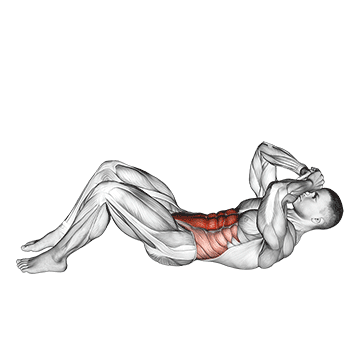
#> input picture input_gifs/0001.gif, 360 x 360 px; its folder holds only this picture in this run
$ python smart_filter.py
#> lines starting #> are read from the running program, lines starting #| are printed output that depends on the picture
"""
Workout GIF → Smooth Mannequin Transformer
============================================
Actually destroys the original pencil/sketch texture and replaces it
with smooth, clean mannequin-like surfaces.

The key techniques:
1. Heavy bilateral + median filtering to KILL line-art texture
2. Edge-preserving smoothing that keeps silhouette but removes hatching
3. Rebuild surface shading using smooth gradients
4. Muscle areas get a clean colored surface (not just hue-shifted)

Requirements:
    pip install opencv-python-headless numpy Pillow

Usage:
    1. Put source GIFs in input_gifs/
    2. python transform_mannequin.py
    3. Output in output_gifs/
"""

import os
import cv2
import numpy as np
from PIL import Image, ImageSequence

INPUT_DIR = "input_gifs"
OUTPUT_DIR = "output_gifs"
os.makedirs(OUTPUT_DIR, exist_ok=True)

# ─── STYLE CONFIG ────────────────────────────────────────────────────

# Muscle highlight color (RGB)
MUSCLE_COLOR_LIGHT = np.array([80, 230, 255])    # Bright cyan
MUSCLE_COLOR_DARK = np.array([20, 100, 130])     # Dark cyan shadow

# Body mannequin color (RGB) — clean matte grey
BODY_COLOR_LIGHT = np.array([210, 215, 220])     # Highlight
BODY_COLOR_MID = np.array([150, 155, 162])        # Midtone
BODY_COLOR_DARK = np.array([65, 70, 78])          # Shadow

# Background
BG_COLOR = np.array([245, 245, 248])              # Clean near-white
# For dark bg, use: np.array([25, 27, 32])

# Smoothing intensity (higher = smoother = more mannequin-like)
SMOOTH_PASSES = 4          # Number of bilateral filter passes
SMOOTH_D = 9               # Bilateral filter diameter
SMOOTH_SIGMA_COLOR = 95    # Color sensitivity
SMOOTH_SIGMA_SPACE = 95    # Spatial sensitivity
MEDIAN_K = 7               # Median filter kernel (kills fine lines)


def process_frame(frame_pil):
    img_rgb = np.array(frame_pil.convert("RGB"))
    h, w = img_rgb.shape[:2]
    img_bgr = img_rgb[:, :, ::-1].copy()
    hsv = cv2.cvtColor(img_bgr, cv2.COLOR_BGR2HSV)
    gray = cv2.cvtColor(img_bgr, cv2.COLOR_BGR2GRAY).astype(np.float32)

    # ═══════════════════════════════════════════════════════════════
    # STEP 1: Detect background and create soft figure alpha
    # ═══════════════════════════════════════════════════════════════
    margin = 8
    edge_samples = np.concatenate([
        gray[0:margin, :].flatten(),
        gray[h-margin:h, :].flatten(),
        gray[:, 0:margin].flatten(),
        gray[:, w-margin:w].flatten()
    ])
    bg_mean = np.mean(edge_samples)
    bg_std = max(np.std(edge_samples), 5)
    is_dark_bg = bg_mean < 100

    if is_dark_bg:
        figure_alpha = np.clip((gray - bg_mean - bg_std * 1.5) / 45.0, 0, 1)
    else:
        figure_alpha = np.clip((bg_mean - bg_std * 1.5 - gray) / 60.0, 0, 1)

    # ═══════════════════════════════════════════════════════════════
    # STEP 2: Detect muscle regions
    # ═══════════════════════════════════════════════════════════════
    hue = hsv[:, :, 0].astype(np.float32)
    sat = hsv[:, :, 1].astype(np.float32)
    val = hsv[:, :, 2].astype(np.float32)

    is_red1 = (hue <= 15) & (sat >= 50) & (val >= 50)
    is_red2 = (hue >= 158) & (sat >= 50) & (val >= 50)
    is_orange = (hue >= 5) & (hue <= 30) & (sat >= 60) & (val >= 60)
    muscle_mask = (is_red1 | is_red2 | is_orange).astype(np.uint8) * 255

    # Clean and smooth muscle mask
    k_morph = cv2.getStructuringElement(cv2.MORPH_ELLIPSE, (7, 7))
    muscle_mask = cv2.morphologyEx(muscle_mask, cv2.MORPH_CLOSE, k_morph, iterations=2)
    muscle_mask = cv2.morphologyEx(muscle_mask, cv2.MORPH_OPEN, k_morph, iterations=1)
    muscle_float = cv2.GaussianBlur(muscle_mask.astype(np.float32) / 255.0, (9, 9), 0)
    muscle_float = np.clip(muscle_float, 0, 1)

    # Include muscles in figure alpha
    figure_alpha = np.maximum(figure_alpha, muscle_float)
    figure_alpha = cv2.GaussianBlur(figure_alpha, (7, 7), 0)
    figure_alpha = np.clip(figure_alpha, 0, 1)

    # ═══════════════════════════════════════════════════════════════
    # STEP 3: KILL THE LINE-ART TEXTURE
    # ═══════════════════════════════════════════════════════════════
    # This is the critical step. We aggressively smooth the grayscale
    # to destroy pencil strokes, hatching, and line-art detail while
    # keeping the overall form/silhouette.

    smooth = gray.astype(np.uint8)

    # Median filter — excellent at removing thin lines while keeping edges
    smooth = cv2.medianBlur(smooth, MEDIAN_K)

    # Multiple bilateral filter passes — smooths surface while keeping silhouette
    for _ in range(SMOOTH_PASSES):
        smooth = cv2.bilateralFilter(smooth, SMOOTH_D, SMOOTH_SIGMA_COLOR, SMOOTH_SIGMA_SPACE)

    # One more median pass to catch any remaining fine texture
    smooth = cv2.medianBlur(smooth, 5)

    # Final light Gaussian to make it silky
    smooth = cv2.GaussianBlur(smooth, (5, 5), 0)

    smooth = smooth.astype(np.float32)

    # ═══════════════════════════════════════════════════════════════
    # STEP 4: Normalize the smoothed luminance into a clean 0-1 range
    # ═══════════════════════════════════════════════════════════════
    fg_pixels = smooth[figure_alpha > 0.3]
    if len(fg_pixels) > 100:
        p2 = np.percentile(fg_pixels, 3)
        p98 = np.percentile(fg_pixels, 97)
    else:
        p2, p98 = 30, 220

    if p98 - p2 < 15:
        p98 = p2 + 15

    t = np.clip((smooth - p2) / (p98 - p2), 0, 1)

    # For dark backgrounds, bright pixels in original = lit areas on figure
    # For light backgrounds, dark pixels = the drawn figure (invert)
    if not is_dark_bg:
        t = 1.0 - t

    # ═══════════════════════════════════════════════════════════════
    # STEP 5: Build the mannequin body surface
    # ═══════════════════════════════════════════════════════════════
    # Map the smooth normalized luminance to a 3-stop color ramp:
    # dark → mid → light, creating a clean mannequin material

    body = np.zeros((h, w, 3), dtype=np.float32)

    # Two-segment ramp: [0..0.5] = dark→mid, [0.5..1] = mid→light
    t_low = np.clip(t * 2.0, 0, 1)         # 0-0.5 mapped to 0-1
    t_high = np.clip(t * 2.0 - 1.0, 0, 1)  # 0.5-1 mapped to 0-1
    is_lower = (t <= 0.5)

    for c in range(3):
        dark_val = BODY_COLOR_DARK[c]
        mid_val = BODY_COLOR_MID[c]
        light_val = BODY_COLOR_LIGHT[c]

        lower_blend = dark_val + (mid_val - dark_val) * t_low
        upper_blend = mid_val + (light_val - mid_val) * t_high

        body[:, :, c] = np.where(is_lower, lower_blend, upper_blend)

    # ═══════════════════════════════════════════════════════════════
    # STEP 6: Build the muscle surface
    # ═══════════════════════════════════════════════════════════════
    # Same idea — smooth luminance drives a color ramp, but in muscle color

    muscle_surface = np.zeros((h, w, 3), dtype=np.float32)
    for c in range(3):
        muscle_surface[:, :, c] = MUSCLE_COLOR_DARK[c] + \
            (MUSCLE_COLOR_LIGHT[c] - MUSCLE_COLOR_DARK[c]) * t

    # ═══════════════════════════════════════════════════════════════
    # STEP 7: Blend muscles onto body
    # ═══════════════════════════════════════════════════════════════
    m3 = np.dstack([muscle_float] * 3)
    figure_surface = body * (1.0 - m3) + muscle_surface * m3

    # ═══════════════════════════════════════════════════════════════
    # STEP 8: Add specular highlights (shiny mannequin look)
    # ═══════════════════════════════════════════════════════════════
    if np.any(figure_alpha > 0.3):
        spec_thresh = np.percentile(t[figure_alpha > 0.3], 90)
    else:
        spec_thresh = 0.85

    specular = np.clip((t - spec_thresh) / (1.0 - spec_thresh + 1e-6), 0, 1)
    specular = specular ** 1.5 * 0.5  # soft, moderate highlights
    specular[figure_alpha < 0.2] = 0
    specular = cv2.GaussianBlur(specular, (5, 5), 0)

    # Specular is white
    spec_3ch = np.dstack([specular] * 3)
    figure_surface = figure_surface + spec_3ch * 255.0
    figure_surface = np.clip(figure_surface, 0, 255)

    # ═══════════════════════════════════════════════════════════════
    # STEP 9: Add subtle edge definition
    # ═══════════════════════════════════════════════════════════════
    # We killed all lines, so we need to add back SUBTLE edge definition
    # to separate body parts. Use Canny on the smoothed image (not original!)

    smooth_u8 = smooth.clip(0, 255).astype(np.uint8)
    edges = cv2.Canny(smooth_u8, 30, 80)
    # Only keep edges inside the figure
    edges = cv2.bitwise_and(edges, (figure_alpha * 255).clip(0, 255).astype(np.uint8))
    # Make edges very soft and subtle
    edges_soft = cv2.GaussianBlur(edges.astype(np.float32), (5, 5), 0)
    edges_soft = (edges_soft / edges_soft.max() * 0.15) if edges_soft.max() > 0 else edges_soft

    # Darken along edges slightly (like ambient occlusion on a mannequin)
    edge_3ch = np.dstack([edges_soft] * 3)
    figure_surface = figure_surface * (1.0 - edge_3ch * 0.6)

    # ═══════════════════════════════════════════════════════════════
    # STEP 10: Muscle glow / bloom
    # ═══════════════════════════════════════════════════════════════
    glow = np.zeros((h, w, 3), dtype=np.float32)
    for c in range(3):
        glow[:, :, c] = muscle_float * MUSCLE_COLOR_LIGHT[c]

    glow = cv2.GaussianBlur(glow, (25, 25), 0)
    glow = cv2.GaussianBlur(glow, (25, 25), 0)

    # ═══════════════════════════════════════════════════════════════
    # STEP 11: Composite onto background
    # ═══════════════════════════════════════════════════════════════
    bg = np.zeros((h, w, 3), dtype=np.float32)
    for c in range(3):
        bg[:, :, c] = BG_COLOR[c]

    alpha_3ch = np.dstack([figure_alpha] * 3)

    canvas = bg * (1.0 - alpha_3ch) + figure_surface * alpha_3ch

    # Add glow
    canvas = canvas + glow * 0.35

    canvas = np.clip(canvas, 0, 255).astype(np.uint8)

    # ════════════════���══════════════════════════════════════════════
    # STEP 12: Convert RGB order for output
    # ═══════════════════════════════════════════════════════════════
    # figure_surface was built in RGB order, so output directly
    return Image.fromarray(canvas.astype(np.uint8))


def process_gifs():
    files = sorted([f for f in os.listdir(INPUT_DIR) if f.lower().endswith(".gif")])
    if not files:
        print(f"⚠️  No GIFs found in '{INPUT_DIR}/'")
        return

    total = len(files)
    print(f"🎬 Processing {total} GIFs → Smooth Mannequin...\n")

    for idx, filename in enumerate(files, 1):
        in_path = os.path.join(INPUT_DIR, filename)
        out_path = os.path.join(OUTPUT_DIR, filename)

        try:
            with Image.open(in_path) as im:
#> im is the input picture: PIL image 360x360 P; mean R, G, B 242.4, 241.6, 241.4
                frames = []
                durations = []

                for frame in ImageSequence.Iterator(im):
                    frames.append(process_frame(frame))
                    durations.append(
                        frame.info.get("duration", im.info.get("duration", 100))
                    )
#> this loop made 12 passes
#> (p2 in process_frame, p98 in process_frame, spec_thresh in process_frame) on passes 1 to 12: (90, 230, 0.664), (124, 235, 0.694), (150, 236, 0.674), (165, 237, 0.736), (152, 238, 0.651), (126, 235, 0.642), (99, 229, 0.631), (127, 236, 0.651), (152, 238, 0.651), (165, 237, 0.736), (150, 236, 0.674), (123, 234, 0.694)
#> pass 1, in process_frame, `figure_alpha = np.clip((bg_mean - bg_std * 1.5 - gray) / 60.0, 0, 1)`:
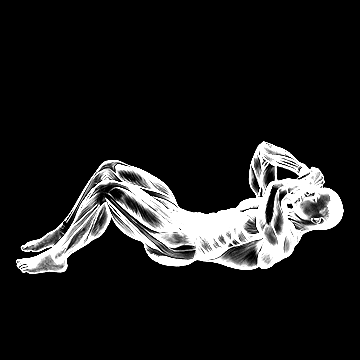
#> figure_alpha: shape (360, 360) float32; min 0, max 1, mean 0.116
#> after the loop, durations = [1000, 100, 100, 100, 100, 100, 1000, 100, 100, 100, 100, 100]; frames = 12 items

                if frames:
                    frames[0].save(
                        out_path,
                        save_all=True,
                        append_images=frames[1:],
                        loop=0,
                        duration=durations,
                        optimize=False,
                        disposal=2,
                    )
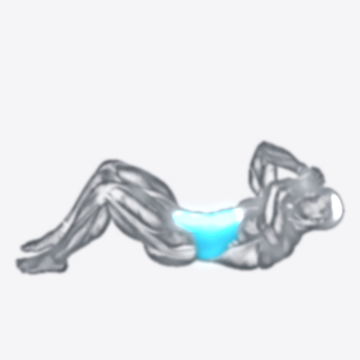
#> saved as 0001.gif: PIL image 360x360 RGB; mean R, G, B 230.1, 232.3, 235.9
            print(f"  [{idx:>4}/{total}] ✅ {filename}")
        except Exception as e:
            print(f"  [{idx:>4}/{total}] ❌ {filename}: {e}")

    print(f"\n🏁 Done! Results in '{OUTPUT_DIR}/'")


if __name__ == "__main__":
    process_gifs()

$ run again, on input_gifs/0007.gif
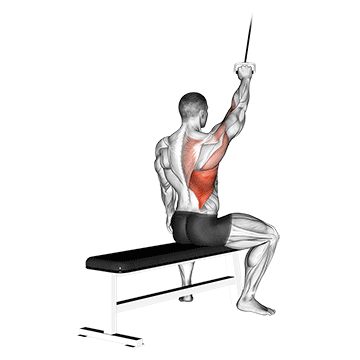
#> input picture input_gifs/0007.gif, 360 x 360 px
#> in process_gifs, im is the input picture: PIL image 360x360 P; mean R, G, B 240.2, 239.2, 239
#> the loop in process_gifs, `for frame in ImageSequence.Iterator(im):` made 12 passes
#> (p2 in process_frame, p98 in process_frame, spec_thresh in process_frame) on passes 1 to 8: (19, 246, 0.877), (53, 247, 0.866), (73, 248, 0.863), (81, 248, 0.868), (73, 248, 0.863), (53, 248, 0.877), (19, 252, 0.884), (53, 248, 0.872)
#> pass 1, in process_frame, `figure_alpha = np.clip((bg_mean - bg_std * 1.5 - gray) / 60.0, 0, 1)`:
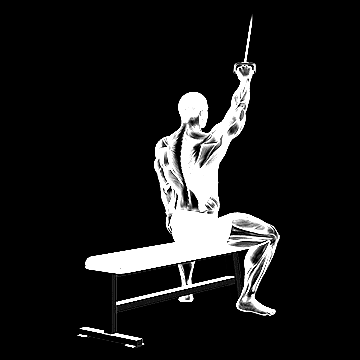
#> figure_alpha: shape (360, 360) float32; min 0, max 1, mean 0.104
#> after the loop in process_gifs, `for frame in ImageSequence.Iterator(im):`: durations = [1000, 100, 100, 100, 100, 100, 1000, 100, 100, 100, 100, 100]; frames = 12 items
#> in process_gifs, `frames[0].save( out_path, save_all=True, append_images=frames[1:], loo..`:
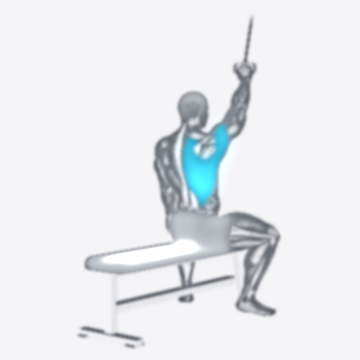
#> saved as 0007.gif: PIL image 360x360 RGB; mean R, G, B 232.7, 235.3, 239

$ run again, on input_gifs/0009.gif
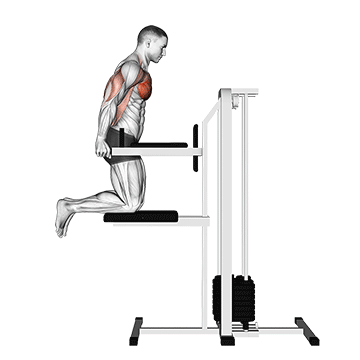
#> input picture input_gifs/0009.gif, 360 x 360 px
#> in process_gifs, im is the input picture: PIL image 360x360 P; mean R, G, B 240.7, 240.3, 240.2
#> the loop in process_gifs, `for frame in ImageSequence.Iterator(im):` made 12 passes
#> (p2 in process_frame, p98 in process_frame, spec_thresh in process_frame) on passes 1 to 8: (23, 242, 0.776), (76, 243, 0.737), (120, 244, 0.742), (144, 245, 0.901), (110, 244, 0.813), (66, 243, 0.797), (23, 242, 0.799), (67, 243, 0.801)
#> pass 1, in process_frame, `figure_alpha = np.clip((bg_mean - bg_std * 1.5 - gray) / 60.0, 0, 1)`:
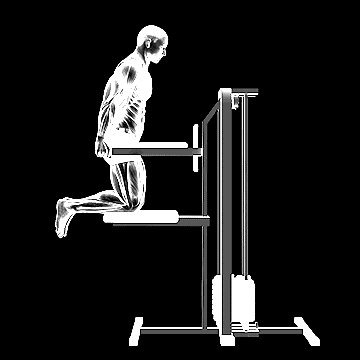
#> figure_alpha: shape (360, 360) float32; min 0, max 1, mean 0.104
#> after the loop in process_gifs, `for frame in ImageSequence.Iterator(im):`: durations = [1000, 100, 100, 100, 100, 100, 1000, 100, 100, 100, 100, 100]; frames = 12 items
#> in process_gifs, `frames[0].save( out_path, save_all=True, append_images=frames[1:], loo..`:
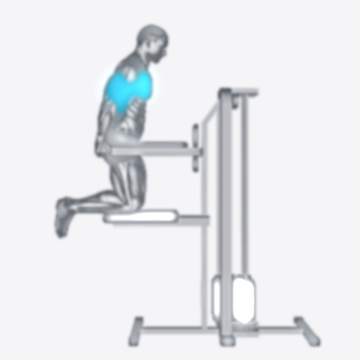
#> saved as 0009.gif: PIL image 360x360 RGB; mean R, G, B 231.8, 233.7, 237.3

$ run again, on input_gifs/0010.gif
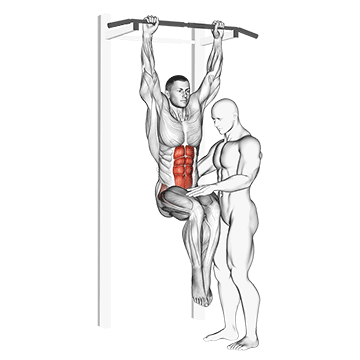
#> input picture input_gifs/0010.gif, 360 x 360 px
#> in process_gifs, im is the input picture: PIL image 360x360 P; mean R, G, B 243.6, 243, 242.9
#> the loop in process_gifs, `for frame in ImageSequence.Iterator(im):` made 12 passes
#> (p2 in process_frame, spec_thresh in process_frame) on passes 1 to 8: (125, 0.702), (146, 0.709), (158, 0.725), (160, 0.708), (152, 0.66), (139, 0.636), (119.4, 0.633), (140, 0.642)
#> pass 1, in process_frame, `figure_alpha = np.clip((bg_mean - bg_std * 1.5 - gray) / 60.0, 0, 1)`:
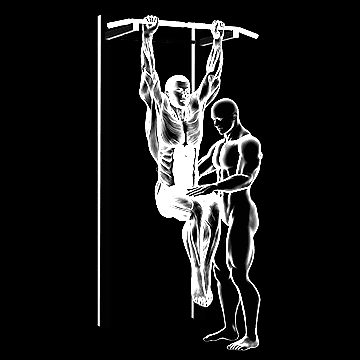
#> figure_alpha: shape (360, 360) float32; min 0, max 1, mean 0.103
#> after the loop in process_gifs, `for frame in ImageSequence.Iterator(im):`: durations = [1000, 100, 100, 100, 100, 100, 1000, 100, 100, 100, 100, 100]; frames = 12 items
#> in process_gifs, `frames[0].save( out_path, save_all=True, append_images=frames[1:], loo..`:
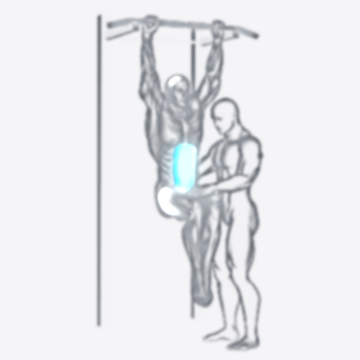
#> saved as 0010.gif: PIL image 360x360 RGB; mean R, G, B 232.8, 233.7, 237.1

$ run again, on input_gifs/0002.gif
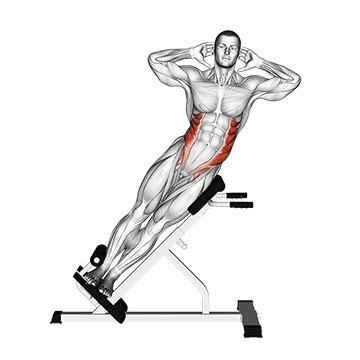
#> input picture input_gifs/0002.gif, 360 x 360 px
#> in process_gifs, im is the input picture: PIL image 360x360 P; mean R, G, B 239.5, 238.8, 238.7
#> the loop in process_gifs, `for frame in ImageSequence.Iterator(im):` made 12 passes
#> (p2 in process_frame, p98 in process_frame, spec_thresh in process_frame) on passes 1 to 8: (44, 236, 0.724), (82, 237, 0.729), (102, 240, 0.717), (108, 242, 0.709), (101, 240, 0.712), (81, 237, 0.731), (43, 235, 0.719), (81, 237, 0.731)
#> pass 1, in process_frame, `figure_alpha = np.clip((bg_mean - bg_std * 1.5 - gray) / 60.0, 0, 1)`:
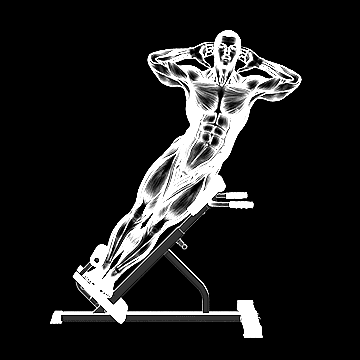
#> figure_alpha: shape (360, 360) float32; min 0, max 1, mean 0.123
#> after the loop in process_gifs, `for frame in ImageSequence.Iterator(im):`: durations = [1000, 100, 100, 100, 100, 100, 1000, 100, 100, 100, 100, 100]; frames = 12 items
#> in process_gifs, `frames[0].save( out_path, save_all=True, append_images=frames[1:], loo..`:
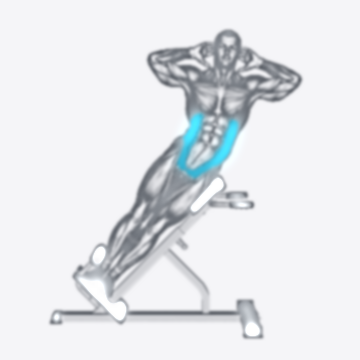
#> saved as 0002.gif: PIL image 360x360 RGB; mean R, G, B 229.1, 231.2, 234.9
